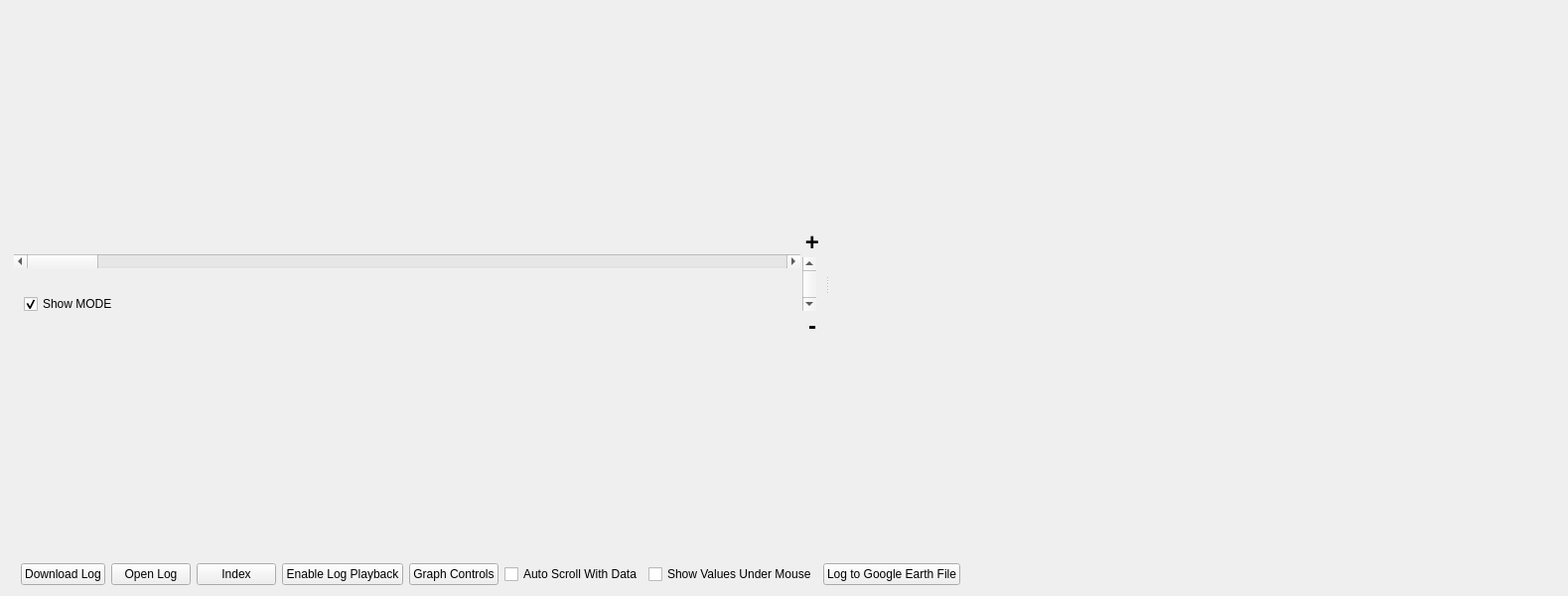
<?xml version="1.0" encoding="UTF-8"?>
<ui version="4.0">
 <class>AP2DataPlot2D</class>
 <widget class="QWidget" name="AP2DataPlot2D">
  <property name="geometry">
   <rect>
    <x>0</x>
    <y>0</y>
    <width>1579</width>
    <height>600</height>
   </rect>
  </property>
  <property name="windowTitle">
   <string>Graph</string>
  </property>
  <layout class="QVBoxLayout" name="verticalLayout" stretch="1,0">
   <item>
    <widget class="QSplitter" name="horizontalSplitter">
     <property name="orientation">
      <enum>Qt::Horizontal</enum>
     </property>
     <property name="childrenCollapsible">
      <bool>false</bool>
     </property>
     <widget class="QSplitter" name="splitter">
      <property name="orientation">
       <enum>Qt::Vertical</enum>
      </property>
      <widget class="QWidget" name="widget" native="true">
       <layout class="QVBoxLayout" name="verticalLayout_3">
        <property name="leftMargin">
         <number>3</number>
        </property>
        <property name="topMargin">
         <number>3</number>
        </property>
        <property name="rightMargin">
         <number>3</number>
        </property>
        <property name="bottomMargin">
         <number>3</number>
        </property>
        <item>
         <layout class="QHBoxLayout" name="horizontalLayout_3" stretch="20,1">
          <property name="spacing">
           <number>2</number>
          </property>
          <item>
           <layout class="QVBoxLayout" name="verticalLayout_5" stretch="1,1">
            <property name="spacing">
             <number>0</number>
            </property>
            <property name="bottomMargin">
             <number>0</number>
            </property>
            <item>
             <widget class="QScrollBar" name="horizontalScrollBar">
              <property name="orientation">
               <enum>Qt::Horizontal</enum>
              </property>
             </widget>
            </item>
            <item>
             <layout class="QHBoxLayout" name="horizontalLayout_41">
              <property name="sizeConstraint">
               <enum>QLayout::SetDefaultConstraint</enum>
              </property>
              <item>
               <spacer name="horizontalSpacer_5">
                <property name="orientation">
                 <enum>Qt::Horizontal</enum>
                </property>
                <property name="sizeType">
                 <enum>QSizePolicy::Minimum</enum>
                </property>
                <property name="sizeHint" stdset="0">
                 <size>
                  <width>10</width>
                  <height>20</height>
                 </size>
                </property>
               </spacer>
              </item>
              <item>
               <widget class="QCheckBox" name="modeDisplayCheckBox">
                <property name="text">
                 <string>Show MODE</string>
                </property>
                <property name="checked">
                 <bool>true</bool>
                </property>
               </widget>
              </item>
              <item>
               <spacer name="horizontalSpacer_3">
                <property name="orientation">
                 <enum>Qt::Horizontal</enum>
                </property>
                <property name="sizeHint" stdset="0">
                 <size>
                  <width>40</width>
                  <height>20</height>
                 </size>
                </property>
               </spacer>
              </item>
             </layout>
            </item>
           </layout>
          </item>
          <item>
           <layout class="QVBoxLayout" name="verticalLayout_4">
            <property name="spacing">
             <number>1</number>
            </property>
            <item>
             <widget class="QLabel" name="label">
              <property name="maximumSize">
               <size>
                <width>20</width>
                <height>40</height>
               </size>
              </property>
              <property name="text">
               <string>&lt;h1&gt;+&lt;/h1&gt;</string>
              </property>
              <property name="alignment">
               <set>Qt::AlignCenter</set>
              </property>
             </widget>
            </item>
            <item>
             <widget class="QScrollBar" name="verticalScrollBar">
              <property name="minimum">
               <number>1</number>
              </property>
              <property name="maximum">
               <number>100</number>
              </property>
              <property name="orientation">
               <enum>Qt::Vertical</enum>
              </property>
             </widget>
            </item>
            <item>
             <widget class="QLabel" name="label_2">
              <property name="maximumSize">
               <size>
                <width>20</width>
                <height>40</height>
               </size>
              </property>
              <property name="text">
               <string>&lt;h1&gt;-&lt;/h1&gt;</string>
              </property>
              <property name="alignment">
               <set>Qt::AlignCenter</set>
              </property>
             </widget>
            </item>
           </layout>
          </item>
         </layout>
        </item>
       </layout>
      </widget>
     </widget>
     <widget class="DataSelectionScreen" name="dataSelectionScreen" native="true">
      <property name="minimumSize">
       <size>
        <width>150</width>
        <height>0</height>
       </size>
      </property>
     </widget>
    </widget>
   </item>
   <item>
    <layout class="QHBoxLayout" name="horizontalLayout">
     <item>
      <spacer name="horizontalSpacer_6">
       <property name="orientation">
        <enum>Qt::Horizontal</enum>
       </property>
       <property name="sizeType">
        <enum>QSizePolicy::Fixed</enum>
       </property>
       <property name="sizeHint" stdset="0">
        <size>
         <width>10</width>
         <height>20</height>
        </size>
       </property>
      </spacer>
     </item>
     <item>
      <widget class="QPushButton" name="downloadPushButton">
       <property name="text">
        <string>Download Log</string>
       </property>
      </widget>
     </item>
     <item>
      <widget class="QPushButton" name="loadOfflineLogButton">
       <property name="text">
        <string>Open Log</string>
       </property>
      </widget>
     </item>
     <item>
      <widget class="QPushButton" name="logIndexButton">
       <property name="text">
        <string>Index</string>
       </property>
       <property name="toolTip">
        <string>Open the Flight Log Index.</string>
       </property>
      </widget>
     </item>
     <item>
      <widget class="QPushButton" name="loadTLogButton">
       <property name="text">
        <string>Enable Log Playback</string>
       </property>
      </widget>
     </item>
     <item>
      <widget class="QPushButton" name="graphControlsPushButton">
       <property name="text">
        <string>Graph Controls</string>
       </property>
      </widget>
     </item>
     <item>
      <widget class="QCheckBox" name="autoScrollCheckBox">
       <property name="text">
        <string>Auto Scroll With Data</string>
       </property>
      </widget>
     </item>
     <item>
      <widget class="QCheckBox" name="showValuesCheckBox">
       <property name="text">
        <string>Show Values Under Mouse</string>
       </property>
      </widget>
     </item>
     <item>
      <widget class="QPushButton" name="toKMLPushButton">
       <property name="text">
        <string>Log to Google Earth File</string>
       </property>
      </widget>
     </item>
     <item>
      <spacer name="horizontalSpacer">
       <property name="orientation">
        <enum>Qt::Horizontal</enum>
       </property>
       <property name="sizeHint" stdset="0">
        <size>
         <width>40</width>
         <height>20</height>
        </size>
       </property>
      </spacer>
     </item>
    </layout>
   </item>
  </layout>
 </widget>
 <customwidgets>
  <customwidget>
   <class>DataSelectionScreen</class>
   <extends>QWidget</extends>
   <header>dataselectionscreen.h</header>
   <container>1</container>
  </customwidget>
 </customwidgets>
 <resources/>
 <connections/>
</ui>
